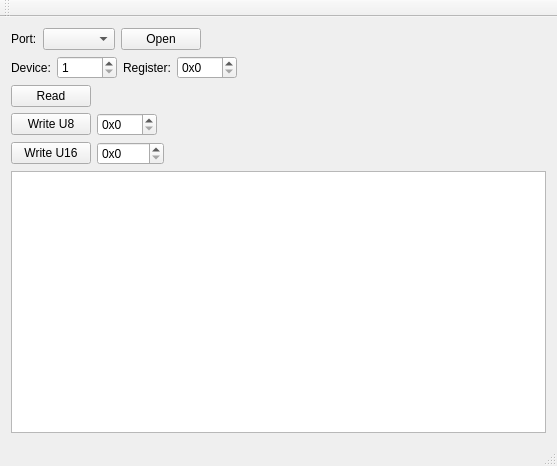
<?xml version="1.0" encoding="UTF-8"?>
<ui version="4.0">
 <class>MainWindow</class>
 <widget class="QMainWindow" name="MainWindow">
  <property name="geometry">
   <rect>
    <x>0</x>
    <y>0</y>
    <width>557</width>
    <height>466</height>
   </rect>
  </property>
  <property name="windowTitle">
   <string>MainWindow</string>
  </property>
  <widget class="QWidget" name="centralWidget">
   <layout class="QGridLayout" name="gridLayout">
    <item row="0" column="0">
     <layout class="QHBoxLayout" name="horizontalLayout">
      <item>
       <widget class="QLabel" name="label">
        <property name="sizePolicy">
         <sizepolicy hsizetype="Preferred" vsizetype="Preferred">
          <horstretch>0</horstretch>
          <verstretch>0</verstretch>
         </sizepolicy>
        </property>
        <property name="maximumSize">
         <size>
          <width>40</width>
          <height>16777215</height>
         </size>
        </property>
        <property name="text">
         <string>Port:</string>
        </property>
       </widget>
      </item>
      <item>
       <widget class="QComboBox" name="cbComports"/>
      </item>
      <item>
       <widget class="QPushButton" name="pbOpenClose">
        <property name="text">
         <string>Open</string>
        </property>
       </widget>
      </item>
      <item>
       <spacer name="horizontalSpacer_5">
        <property name="orientation">
         <enum>Qt::Horizontal</enum>
        </property>
        <property name="sizeHint" stdset="0">
         <size>
          <width>40</width>
          <height>20</height>
         </size>
        </property>
       </spacer>
      </item>
     </layout>
    </item>
    <item row="1" column="0">
     <layout class="QHBoxLayout" name="horizontalLayout_2">
      <item>
       <widget class="QLabel" name="label_2">
        <property name="text">
         <string>Device:</string>
        </property>
       </widget>
      </item>
      <item>
       <widget class="QSpinBox" name="spinBoxDevice">
        <property name="minimumSize">
         <size>
          <width>60</width>
          <height>0</height>
         </size>
        </property>
        <property name="minimum">
         <number>1</number>
        </property>
        <property name="maximum">
         <number>255</number>
        </property>
       </widget>
      </item>
      <item>
       <widget class="QLabel" name="label_3">
        <property name="text">
         <string>Register:</string>
        </property>
       </widget>
      </item>
      <item>
       <widget class="QSpinBox" name="spinBoxRegister">
        <property name="minimumSize">
         <size>
          <width>60</width>
          <height>0</height>
         </size>
        </property>
        <property name="prefix">
         <string>0x</string>
        </property>
        <property name="maximum">
         <number>255</number>
        </property>
        <property name="displayIntegerBase">
         <number>16</number>
        </property>
       </widget>
      </item>
      <item>
       <spacer name="horizontalSpacer_2">
        <property name="orientation">
         <enum>Qt::Horizontal</enum>
        </property>
        <property name="sizeHint" stdset="0">
         <size>
          <width>40</width>
          <height>20</height>
         </size>
        </property>
       </spacer>
      </item>
     </layout>
    </item>
    <item row="2" column="0">
     <layout class="QHBoxLayout" name="horizontalLayout_3">
      <item>
       <widget class="QPushButton" name="pbReadRegister">
        <property name="text">
         <string>Read</string>
        </property>
       </widget>
      </item>
      <item>
       <spacer name="horizontalSpacer_3">
        <property name="orientation">
         <enum>Qt::Horizontal</enum>
        </property>
        <property name="sizeHint" stdset="0">
         <size>
          <width>40</width>
          <height>20</height>
         </size>
        </property>
       </spacer>
      </item>
     </layout>
    </item>
    <item row="3" column="0">
     <layout class="QHBoxLayout" name="horizontalLayout_4">
      <item>
       <widget class="QPushButton" name="pbWriteRegisterU8">
        <property name="text">
         <string>Write U8</string>
        </property>
       </widget>
      </item>
      <item>
       <widget class="QSpinBox" name="spinBoxWriteValueU8">
        <property name="minimumSize">
         <size>
          <width>60</width>
          <height>0</height>
         </size>
        </property>
        <property name="prefix">
         <string>0x</string>
        </property>
        <property name="maximum">
         <number>255</number>
        </property>
        <property name="displayIntegerBase">
         <number>16</number>
        </property>
       </widget>
      </item>
      <item>
       <spacer name="horizontalSpacer">
        <property name="orientation">
         <enum>Qt::Horizontal</enum>
        </property>
        <property name="sizeHint" stdset="0">
         <size>
          <width>40</width>
          <height>20</height>
         </size>
        </property>
       </spacer>
      </item>
     </layout>
    </item>
    <item row="4" column="0">
     <layout class="QHBoxLayout" name="horizontalLayout_5">
      <item>
       <widget class="QPushButton" name="pbWriteRegisterU16">
        <property name="text">
         <string>Write U16</string>
        </property>
       </widget>
      </item>
      <item>
       <widget class="QSpinBox" name="spinBoxWriteValueU16">
        <property name="minimumSize">
         <size>
          <width>60</width>
          <height>0</height>
         </size>
        </property>
        <property name="prefix">
         <string>0x</string>
        </property>
        <property name="maximum">
         <number>32768</number>
        </property>
        <property name="displayIntegerBase">
         <number>16</number>
        </property>
       </widget>
      </item>
      <item>
       <spacer name="horizontalSpacer_4">
        <property name="orientation">
         <enum>Qt::Horizontal</enum>
        </property>
        <property name="sizeHint" stdset="0">
         <size>
          <width>40</width>
          <height>20</height>
         </size>
        </property>
       </spacer>
      </item>
     </layout>
    </item>
    <item row="5" column="0">
     <widget class="QPlainTextEdit" name="pteStatus"/>
    </item>
   </layout>
  </widget>
  <widget class="QMenuBar" name="menuBar">
   <property name="geometry">
    <rect>
     <x>0</x>
     <y>0</y>
     <width>557</width>
     <height>21</height>
    </rect>
   </property>
  </widget>
  <widget class="QToolBar" name="mainToolBar">
   <attribute name="toolBarArea">
    <enum>TopToolBarArea</enum>
   </attribute>
   <attribute name="toolBarBreak">
    <bool>false</bool>
   </attribute>
  </widget>
  <widget class="QStatusBar" name="statusBar"/>
 </widget>
 <layoutdefault spacing="6" margin="11"/>
 <resources/>
 <connections/>
</ui>
